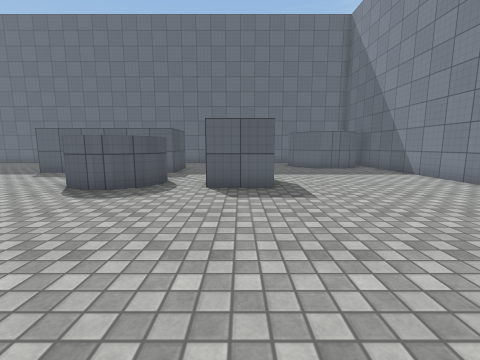
View 1 (above)

16 first-person views from a walk through a 3-D level made in the Unity game engine. The camera is 1.2 m above the floor, tilts 8° down and sees 90° across. The floor is counted in squares, 1 m on a side. Each view is taken from the middle of a square. On the plan, view 1 faces up. The plan holds only what a view shows up to about 12 squares ahead; the rest is blank. Surface patterns are stand-ins for the level's own textures.

View 2
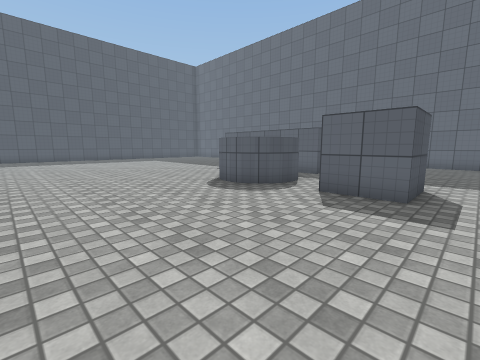

View 3
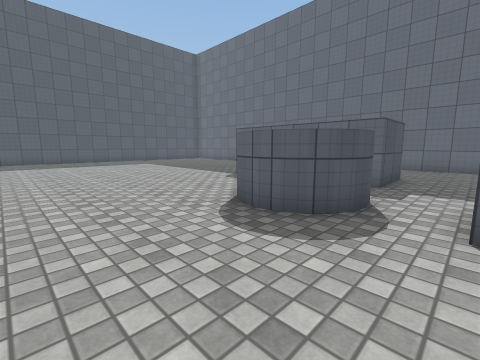

View 4
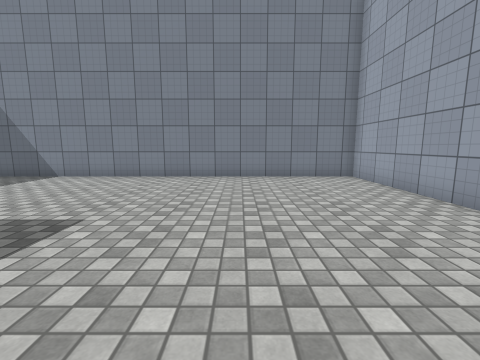

View 5
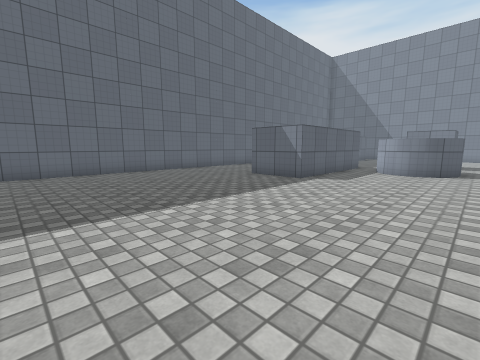

View 6
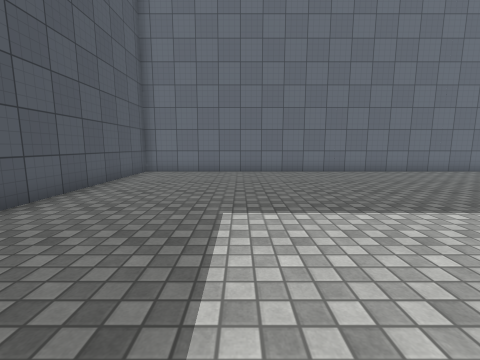

View 7
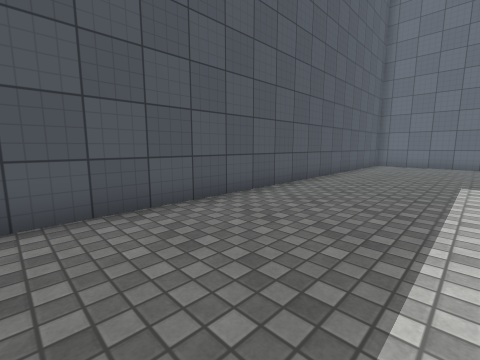

View 8
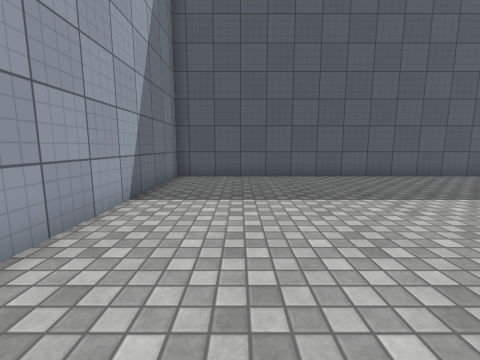

View 9
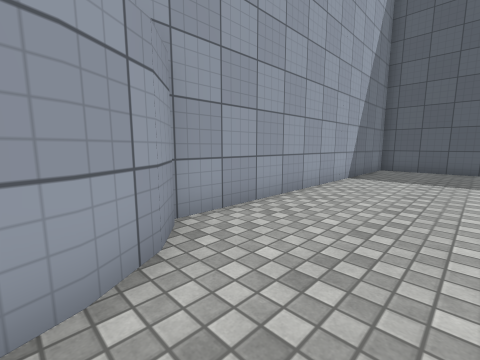

View 10
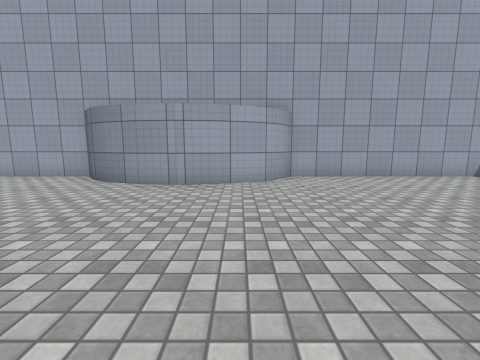

View 11
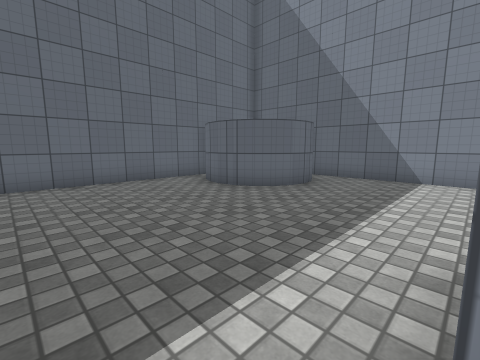

View 12
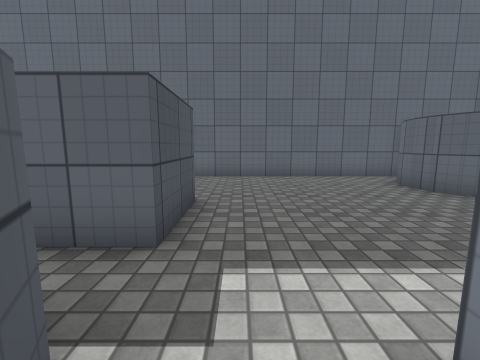

View 13
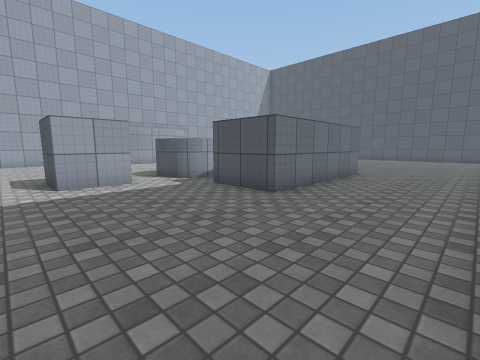

View 14
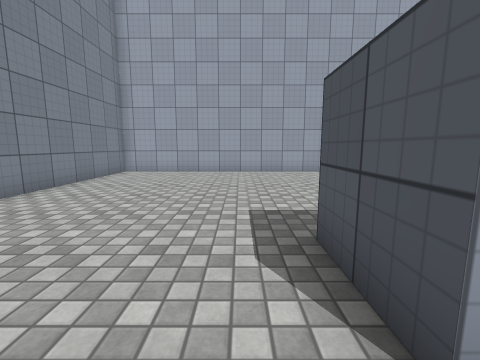

View 15
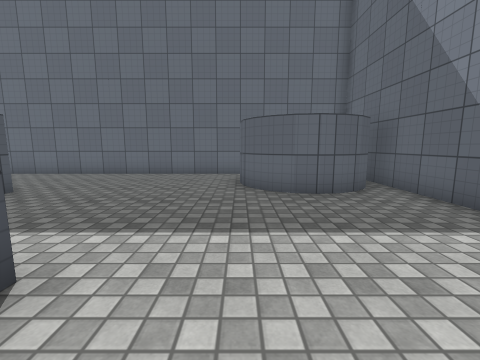

View 16
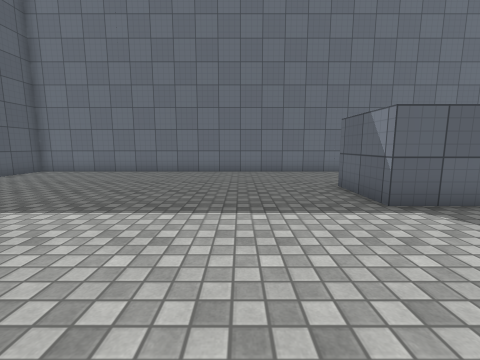

### Floor plan
Points are (right, up) in squares from view 1. A wall is a line through its corners. A room is listed if a view was taken in it or the views show most of it. See-through windows are left out.
Room 1 (views 1, 2, 3, 4, 5, 6, 7, 8, 9, 10, 11, 12, 13, 14, 15, 16)
walls: (-5.5, 8) (-5.4, 8.7); (-5.4, 7.5) (-5.5, 8.2); (-5.4, 8.5) (-5.1, 9.1); (-9, 10.7) (-9, 13.3) (-3, 13.3) (-3, 10.7) (-9, 10.7); (-5.2, 7.1) (-5.5, 7.7); (-5.2, 8.9) (-4.9, 9.2) (-4.4, 9.4); (-4.9, 6.8) (-5.4, 7.3); (-4, 6.5) (-4.5, 6.6) (-5.1, 6.9); (-4, 9.5) (-3.5, 9.4) (-3.1, 9.2); (-3.5, 6.6) (-4.2, 6.5); (-3.3, 9.4) (-2.8, 8.9) (-2.6, 8.5) (-2.5, 8) (-2.6, 7.5); (-2.6, 7.3) (-3.3, 6.6); (-2.5, 7.8) (-2.9, 6.9) (-3.8, 6.5); (-1.1, 9) (1, 9) (1, 7) (-1, 7); (-7.4, 0.4) (-6, 0.5) (-4.7, 0.4); (-8.4, 0) (-7.2, 0.4); (-4.9, 0.4) (-3.6, 0); (-3.7, 0.1) (-2.8, -0.5) (-2.2, -1.2); (-9.8, -1.3) (-9.2, -0.5) (-8.3, 0.1); (-2.1, -1.5) (7.5, -1.5) (7.5, 15.5); (5.1, 13) (4.4, 13.1); (4.5, 17.5) (-21.5, 17.5) (-21.5, -1.5) (-9.9, -1.5); (6.6, 13.8) (6.2, 13.4) (5.6, 13.1) (4.7, 12.9) (3.8, 13.4) (3.4, 13.8) (3.1, 14.4) (3, 15) (3.1, 15.6) (3.4, 16.2)

Positions as (right, up) in squares from view 1, and headings:
1: (0, 0), facing up
2: (2, 1), facing up-left
3: (-1, 3), facing up-left
4: (-2, 3), facing right
5: (-17, 6), facing up-right
6: (-17, 6), facing up
7: (-17, 1), facing up-left
8: (-12, 1), facing left
9: (-8, 2), facing down-left
10: (-8, 8), facing down
11: (-2, 9), facing up-right
12: (-2, 8), facing up
13: (2, 17), facing down-left
14: (2, 10), facing down
15: (3, 7), facing up
16: (-12, 6), facing up
